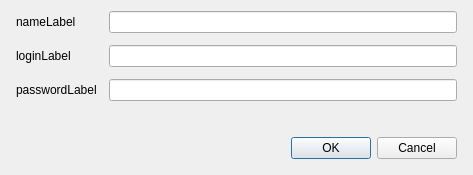
<?xml version="1.0" encoding="UTF-8"?>
<ui version="4.0">
 <class>RecordEditor</class>
 <widget class="QDialog" name="RecordEditor">
  <property name="geometry">
   <rect>
    <x>0</x>
    <y>0</y>
    <width>473</width>
    <height>175</height>
   </rect>
  </property>
  <property name="sizePolicy">
   <sizepolicy hsizetype="Preferred" vsizetype="Preferred">
    <horstretch>0</horstretch>
    <verstretch>0</verstretch>
   </sizepolicy>
  </property>
  <property name="minimumSize">
   <size>
    <width>0</width>
    <height>169</height>
   </size>
  </property>
  <property name="maximumSize">
   <size>
    <width>800</width>
    <height>16777215</height>
   </size>
  </property>
  <property name="windowTitle">
   <string>Dialog</string>
  </property>
  <layout class="QGridLayout" name="gridLayout">
   <property name="leftMargin">
    <number>16</number>
   </property>
   <property name="rightMargin">
    <number>16</number>
   </property>
   <property name="bottomMargin">
    <number>16</number>
   </property>
   <property name="spacing">
    <number>12</number>
   </property>
   <item row="0" column="1">
    <widget class="QLineEdit" name="nameLineEdit">
     <property name="minimumSize">
      <size>
       <width>300</width>
       <height>0</height>
      </size>
     </property>
     <property name="maximumSize">
      <size>
       <width>16777215</width>
       <height>16777215</height>
      </size>
     </property>
    </widget>
   </item>
   <item row="1" column="1">
    <widget class="QLineEdit" name="loginLineEdit">
     <property name="minimumSize">
      <size>
       <width>300</width>
       <height>0</height>
      </size>
     </property>
     <property name="maximumSize">
      <size>
       <width>16777215</width>
       <height>16777215</height>
      </size>
     </property>
    </widget>
   </item>
   <item row="1" column="0">
    <widget class="QLabel" name="loginLabel">
     <property name="text">
      <string>loginLabel</string>
     </property>
    </widget>
   </item>
   <item row="2" column="1">
    <widget class="QLineEdit" name="passwordLineEdit">
     <property name="minimumSize">
      <size>
       <width>300</width>
       <height>0</height>
      </size>
     </property>
     <property name="maximumSize">
      <size>
       <width>16777215</width>
       <height>16777215</height>
      </size>
     </property>
    </widget>
   </item>
   <item row="4" column="0" colspan="2">
    <widget class="QDialogButtonBox" name="buttonBox">
     <property name="orientation">
      <enum>Qt::Horizontal</enum>
     </property>
     <property name="standardButtons">
      <set>QDialogButtonBox::Cancel|QDialogButtonBox::Ok</set>
     </property>
    </widget>
   </item>
   <item row="0" column="0">
    <widget class="QLabel" name="nameLabel">
     <property name="text">
      <string>nameLabel</string>
     </property>
    </widget>
   </item>
   <item row="2" column="0">
    <widget class="QLabel" name="passwordLabel">
     <property name="text">
      <string>passwordLabel</string>
     </property>
    </widget>
   </item>
   <item row="3" column="1">
    <spacer name="verticalSpacer">
     <property name="orientation">
      <enum>Qt::Vertical</enum>
     </property>
     <property name="sizeType">
      <enum>QSizePolicy::Expanding</enum>
     </property>
     <property name="sizeHint" stdset="0">
      <size>
       <width>20</width>
       <height>0</height>
      </size>
     </property>
    </spacer>
   </item>
  </layout>
 </widget>
 <resources/>
 <connections>
  <connection>
   <sender>buttonBox</sender>
   <signal>accepted()</signal>
   <receiver>RecordEditor</receiver>
   <slot>accept()</slot>
   <hints>
    <hint type="sourcelabel">
     <x>248</x>
     <y>254</y>
    </hint>
    <hint type="destinationlabel">
     <x>157</x>
     <y>274</y>
    </hint>
   </hints>
  </connection>
  <connection>
   <sender>buttonBox</sender>
   <signal>rejected()</signal>
   <receiver>RecordEditor</receiver>
   <slot>reject()</slot>
   <hints>
    <hint type="sourcelabel">
     <x>316</x>
     <y>260</y>
    </hint>
    <hint type="destinationlabel">
     <x>286</x>
     <y>274</y>
    </hint>
   </hints>
  </connection>
 </connections>
</ui>
